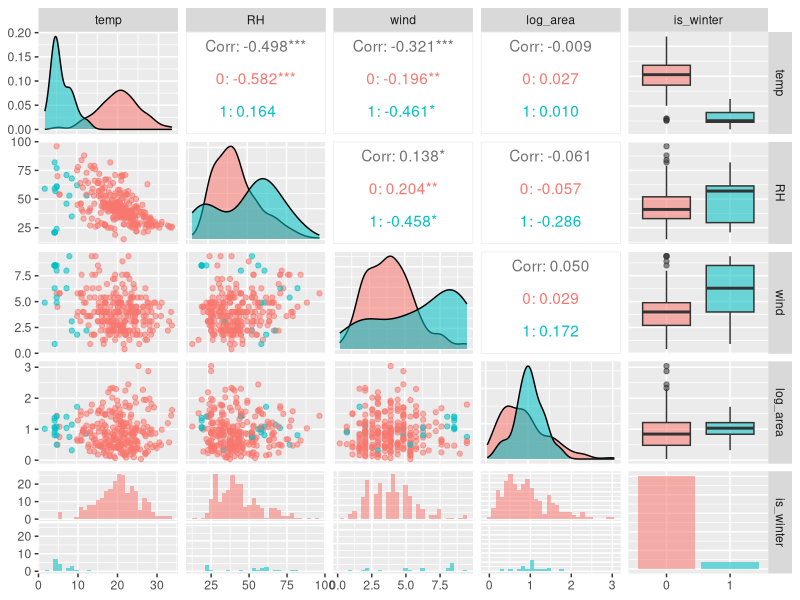

Source code (R):
## ---- chunk 1

#Load libraries

library(ggplot2)
library(dplyr)
library(GGally)
library(caret)

## ---- chunk 2

#Load and name forestfires.tsv file

setwd("~/Documents/RStudio_Uploads/Forest_Fires_data_analysis")
ff = read.delim('forestfires.tsv', header = TRUE, sep = '\t')
forestfires <- ff


## ---- chunk 3

#skim ff file

ff %>% glimpse()

head(ff)
tail(ff)

#Convert X and Y coordinates to factor variable

ff$X = factor(ff$X)
ff$Y = factor(ff$Y)

#Create log_area for for a more even distribution of data for analysis
ff$log_area = log10(ff$area + 1)

## ---- chunk 4

#is winter factor. Hypothesis that the burn area will be the lowest since it is the coldest
#time of the year in the Northern Hemisphere

#create is_winter column
ff$is_winter = ifelse(ff$month %in% c('dec', 'jan', 'feb'), 1, 0)
head(ff)
summary(ff)

#convert is_winter column into a factor variable
ff$is_winter = factor(ff$is_winter)
is(ff$is_winter)

## ---- chunk 5

#plot temp, RH, wind, and burn_area comparing it against non-winter months

plot_winter = select(ff, temp, RH, wind, log_area, is_winter) %>% filter(log_area > 0)

ggpairs(plot_winter, mapping = aes(color = is_winter, alpha = 0.5))

## ---- chunk 6


#Split Data into test and train sets
in_train = createDataPartition(y = ff$log_area, p = 0.80, list = FALSE)

head(in_train)

#Display all columns in both training and test sets
ff_train = ff[in_train, ]
ff_test = ff[-in_train, ]


#Pre-processing steps, centering and scaling

preprocessing_steps = preProcess(select(ff, FFMC,DMC, DC, ISI, temp, RH, wind, rain),
                                 method = c('center', 'scale'))

ff_train_processing = predict(preprocessing_steps, newdata = ff_train)
head(ff_train_processing)

ff_test_processing = predict(preprocessing_steps, newdata = ff_test)
head(ff_test_processing)

help(predict)

#Near zero variances

nearZeroVar(ff_train_processing, saveMetrics = TRUE)

table(ff_train_processing$rain)

#Update to pre-processing steps above to remove near zero variance variables

preprocessing_steps = preProcess(select(ff, FFMC,DMC, DC, ISI, temp, RH, wind, rain),
                                 method = c('center', 'scale', 'nzv'))

ff_train_processing = predict(preprocessing_steps, newdata = ff_train)
head(ff_train_processing)

ff_test_processing = predict(preprocessing_steps, newdata = ff_test)
head(ff_test_processing)

nearZeroVar(ff_train_processing, saveMetrics = TRUE)

preprocessing_steps

#The rain variable was removed for near zero variance.
